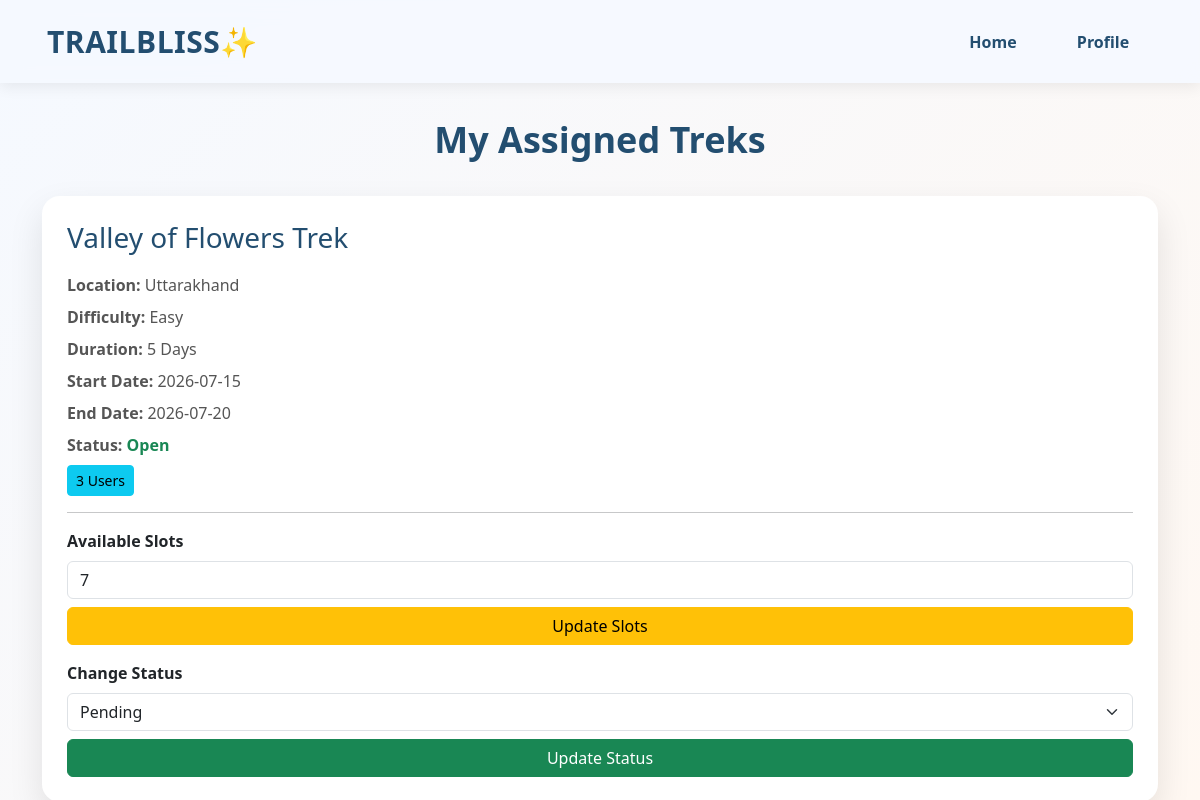
The page /staff_assigned_treks (signed in) on the database its author committed.
### models.py (models this page shows)
class Trek(db.Model):
    __tablename__ = 'trek'
    id = db.Column(db.Integer,primary_key=True)
    trek_name=db.Column(db.String(20),nullable= False)
    location = db.Column(db.String(100),nullable=False)
    difficulty = db.Column(db.String(20),nullable=False)
    duration = db.Column(db.Integer,nullable = False)
    available_slots = db.Column(db.Integer,nullable= False)
    staff_id = db.Column(db.Integer,db.ForeignKey('staff.id'),nullable=False)
    start_date=db.Column(db.Date,nullable=False)
    end_date=db.Column(db.Date,nullable=False)
    description = db.Column(db.Text)
    status = db.Column(db.String(20), default='Open')
    booking = db.relationship('Booking',backref='trek',lazy=True)

### routes.py (the view)
@main_bp.route('/staff_assigned_treks')
@staff_required
def staff_assigned_treks():
    if 'staff_id' not in session:
        return redirect(url_for('main.staff_login'))
    staff = Staff.query.get_or_404(session['staff_id'])
    today = date.today()
    treks = Trek.query.filter(
        Trek.staff_id == staff.id,
        Trek.status.notin_(["Completed", "Closed"]),
        Trek.end_date >= today
    ).all()
    for trek in treks:
        trek.booked_count = Booking.query.filter_by(
            trek_id=trek.id,
            status="Booked",
        ).count()
    return render_template(
        'staff/staff_assigned_treks.html',
        staff=staff,
        treks=treks
    )

### routes.py (called while the page is built)
def staff_required(f):
    @wraps(f)
    def decorated_function(*args, **kwargs):
        if 'staff_id' not in session:
            flash("Please login as Staff.", "warning")
            return redirect(url_for('main.staff_login'))
        return f(*args, **kwargs)
    return decorated_function

### templates/staff/staff_assigned_treks.html (shortened to what this page needs)
{% extends 'layout.html' %}
{% block content %}
<h2 class="heading">
    My Assigned Treks
</h2>
{% if treks %}
<div class="trek-container">
    {% for trek in treks %}
    <div class="trek-card">
        <h3>{{ trek.trek_name }}</h3>
        <p><strong>Location:</strong> {{ trek.location }}</p>
        <p><strong>Difficulty:</strong> {{ trek.difficulty }}</p>
        <p><strong>Duration:</strong> {{ trek.duration }} Days</p>
        <p><strong>Start Date:</strong> {{ trek.start_date }}</p>
        <p><strong>End Date:</strong> {{ trek.end_date }}</p>
        <p>
            <strong>Status:</strong>
            <span class="status">{{ trek.status }}</span>
        </p>
        <td>
            <a href="{{ url_for('main.staff_trek_trekker', trek_id=trek.id) }}"
               class="btn btn-info btn-sm">
                {{ trek.booked_count }} Users
            </a>
        </td>
        <hr>
        <form action="{{ url_for('main.update_trek_slots', id=trek.id) }}"
              method="POST"
              class="mb-3">
            <label class="form-label">
                <strong>Available Slots</strong>
            </label>
            <input
                type="number"
                name="available_slots"
                class="form-control"
                min="0"
                value="{{ trek.available_slots }}"
                required>
            <button class="btn btn-warning mt-2 w-100">
                Update Slots
            </button>
        </form>
        <form action="{{ url_for('main.update_trek_status', id=trek.id) }}"
              method="POST">
            <label class="form-label">
                <strong>Change Status</strong>
            </label>
            <select name="status"
                    class="form-select">
                <option value="Pending"
                    {% if trek.status=="Pending" %}selected{% endif %}>
                    Pending
                </option>
            </select>
            <button class="btn btn-success mt-2 w-100">
                Update Status
            </button>
        </form>
    </div>
    {% endfor %}
</div>
{% else %}
<div class="empty-card">
    <h4>No Treks Assigned Yet</h4>
</div>
{% endif %}
{% endblock %}

### templates/layout.html (style rules this page uses)
body { margin: 0; padding: 0; width: auto; }

### templates/staff/staff_assigned_treks.html (style rules this page uses)
html,body { min-height:100vh; margin:0; background:linear-gradient(135deg,#F5F9FF,#FFF8F2); }
.heading { text-align:center; margin:35px 0; color:#234E70; font-size:36px; font-weight:700; }
.trek-container { display:grid; grid-template-columns:repeat(auto-fit,minmax(330px,1fr)); gap:25px; }
.trek-card { background:#fff; border-radius:18px; padding:25px; box-shadow:0 15px 35px rgba(0,0,0,.10); transition:.3s; }
.trek-card h3 { color:#234E70; margin-bottom:18px; }
.trek-card p { margin:8px 0; color:#555; }
.status { color:#198754; font-weight:600; }

### rows shown on the page
Trek: trek_name "Valley of Flowers Trek", location "Uttarakhand", difficulty "Easy", duration "5", start_date "2026-07-15", end_date "2026-07-20", status "Open", booked_count "3", available_slots "7"
